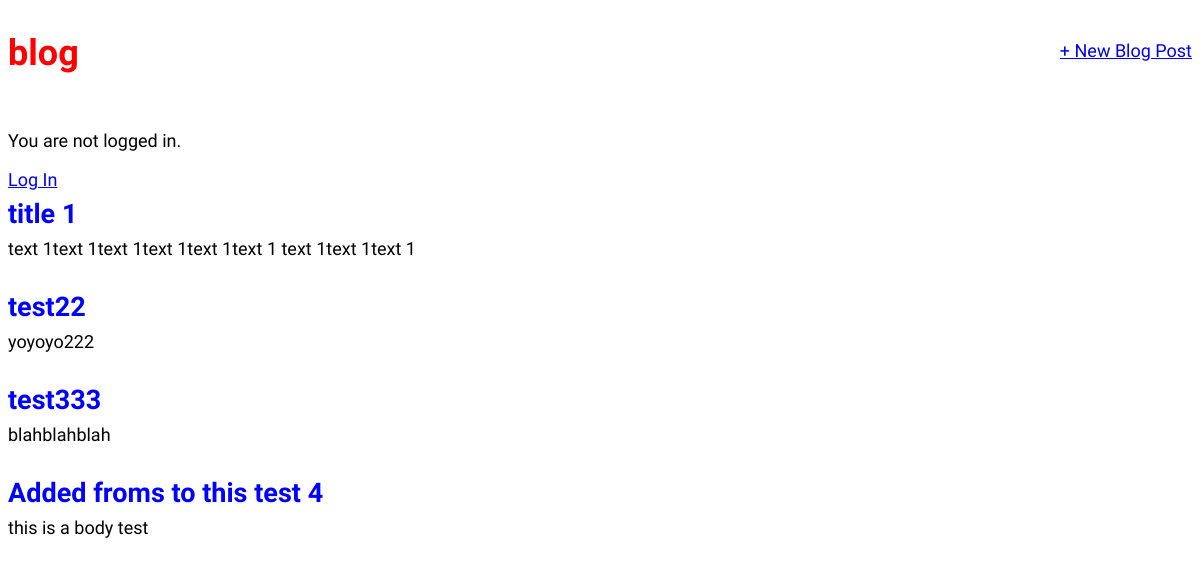
Screenshot of /blog/list with the database file from the repository.
### blog/models.py (models this page shows, shortened)
class Post(models.Model):
    title = models.CharField(max_length=200)
    author = models.ForeignKey("auth.User", on_delete=models.CASCADE)
    body = models.TextField()
    class Meta:
        verbose_name = "Post"
        verbose_name_plural = "Posts"

### blog/views.py (the view)
# urls.py: path("list", BlogListView.as_view(), name="post_list"),
class BlogListView(ListView):
    model = Post
    context_object_name = "post_list"

### templates/blog/post_list.html (shortened to what this page needs)
{% extends '_base.html' %}
{% block content %}
{% for post in post_list %}
<div class="post-entry">
    <h2>
        <a href="{% url 'blog:post_detail' post.pk %}">{{ post.title }}</a>
    </h2>
    <p>{{ post.body }}</p>
</div>
{% endfor %}
{% endblock %}

### static/css/base.css (style rules this page uses)
body { font-family: 'Source Sans Pro', sans-serif; font-size: 18px; }
.post-entry { margin-bottom: 2rem; }
.post-entry h2 { margin: 0.5rem 0; }
.post-entry h2 a, .post-entry h2 a:visited { color: blue; text-decoration: none; }
.post-entry p { margin: 0; font-weight: 400; }

### rows the page displays
Post: title "title 1", body "text 1text 1text 1text 1text 1text 1 text 1text 1text 1"
Post: title "test22", body "yoyoyo222"
Post: title "test333", body "blahblahblah"
Post: title "Added froms to this test 4", body "this is a body test"
